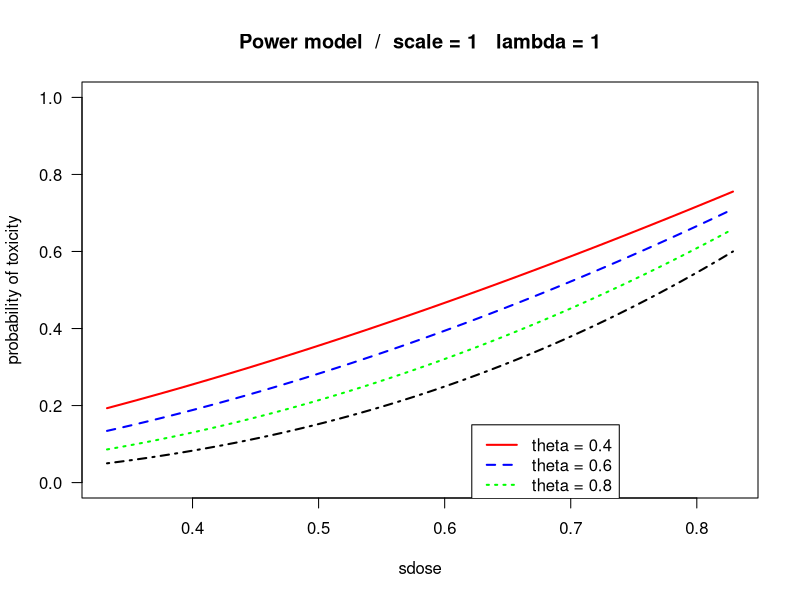

R code for this plot:
#-----------------------------------------------------------------------
#
#                              Description
#
#        The program crm.explorer.R is used to generate graphs for exploring 
#        different types of CRM model with different parameters. 
#
#                              Parameters
#
#     sdose   --> vector of sdoses
#     scale  --> scaling factor
#     lambda --> power used in the sdose transformation
#     ff     --> functional form for the dose-toxicity curvepsi
#                1 - hyperbolic tangent
#                2 - logistic
#                3 - power
#     theta  --> set of values for the parameter of the model.
#                There will be a curve for each value of theta
#     hl     --> vector of values for which horizontal reference lines will be drawn
#     vl     --> vector of values for which vertical referencelines will be drawn
#     legend.on     -->  whether display the legend
#     legend.x      -->  x position of the legend 
#     legend.y      -->  y position of the legend
#     ...           -->  additional graphical parameters
#-----------------------------------------------------------------------
crm.explore <- function(sdose, scale, lambda, ff, theta, hl=NA, vl=NA, 
                        legend.on=T, legend.x=NA, legend.y=NA, ...)  
{   
    if ( scale <= 0 )
        stop("scale MUST be positive")
    d <- sdose / scale    
    if ( lambda == 0 )      d <- log( d )
    else if ( lambda != 1 ) d <- d^lambda    
    # build up the extended sdose vector
    x <- seq(min(d), max(d), len=50) 
    # select the functional form
    if ( ff == 1 ) {
        y <- f.tanh( x, theta )
        what <- "Hyperbolic tangent model  /"
    }
    else if ( ff ==2 ) {
        y <- f.log( x, theta )
        what <- "Logistic model  /"
    }
    else if ( ff == 3){
        y <- f.pow( x, theta )
        what <- "Power model  /"        
    }    
    matplot( x, y, ylim=c(0,1), type="l", xlab="sdose",
            ylab="probability of toxicity", las=1,
            main=paste(what, " scale =", scale, "  lambda =", lambda), ...)
    abline(h=hl, v=vl)
    if (legend.on)
    {
        theta <- as.single( theta )
        if (is.na(legend.x)) legend.x <- 0.75*max(x)
        if (is.na(legend.y)) legend.y <- 0.15
        legend(legend.x, legend.y, paste("theta =", round(
                            as.single(theta), 2)), ...)    
    }
    return( d )
}

#-----------------------------------------------------------------------
#     computes the values for the function describing the model
#
#     d     --> vector of sdoses
#     theta --> vector containing the parameters of the model
#-----------------------------------------------------------------------
f.pow <- function( d, theta ) {
    ncol <- length( theta )
    y <- matrix(NA, nrow=length(d), ncol)
    for ( j in 1:ncol ) {
        y[,j] <- d^exp(theta[j])
    }
    return( y )
}

#-----------------------------------------------------------------------
#     computes the values for the function describing the model
#
#     d     --> vector of sdoses
#     theta --> vector containing the parameters of the model
#-----------------------------------------------------------------------
f.log <- function( d, theta ) {
    ncol <- length( theta )
    y <- matrix(NA, nrow=length(d), ncol)
    for ( j in 1:ncol ) {
        y[,j] <- 1/(1+exp(-3-d*theta[j]))
    }
    return( y )
}

#-----------------------------------------------------------------------
#     computes the values for the function describing the model
#
#     d     --> vector of sdoses
#     theta --> vector containing the parameters of the model
#-----------------------------------------------------------------------
f.tanh <- function(d, theta) {
    ncol <- length( theta )
    y <- matrix(NA, nrow=length(d), ncol)
    for ( j in 1:ncol ) {
        y[,j] <- 1/(1+exp(-2*d))^theta[j]
    }
    return(y)
}

p.tox0 <- c(.05,.15,.3,.45,.6)
# Power model
sdose <-exp(log(p.tox0)/2.71828183)
par(mfrow=c(1,1))
theta.0<-((1:4)/5+0.2)
crm.explore(sdose,scale=1,lambda=1,ff=3,theta=theta.0, col=c("red","blue","green","black"),
            lwd=c(2,2,2,2), lty=1:length(theta.0))


p.tox0 <- c(.01,.15,.3,.45,.99)


